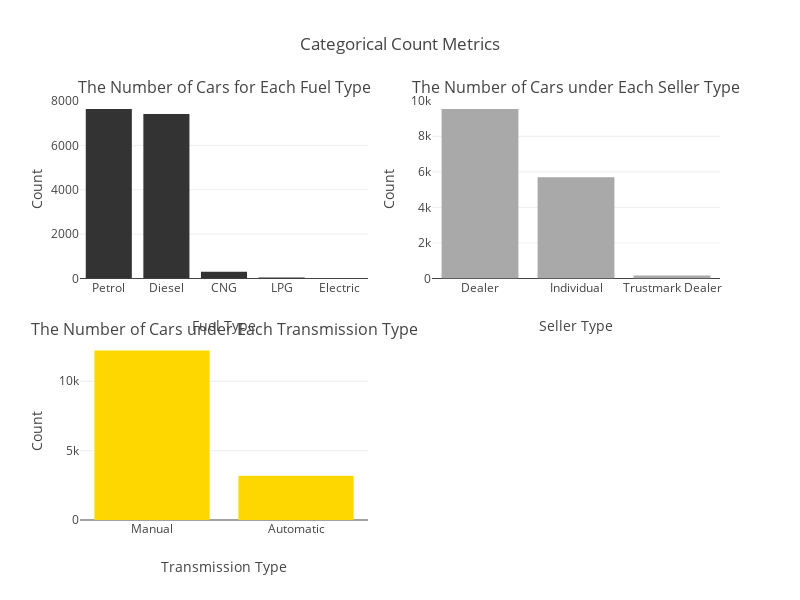

Write notebook code for a chart like this one.
### Markdown cell above
#### (ii) Categorical Features

### Code cell
def plot_categorical_counts(df, n, m):
    # Define the categories and their properties
    categories = [
        ('fuel_type', 'The Number of Cars for Each Fuel Type', 'Fuel Type'),
        ('seller_type', 'The Number of Cars under Each Seller Type', 'Seller Type'),
        ('transmission_type', 'The Number of Cars under Each Transmission Type', 'Transmission Type')
    ]

    # Create subplots based on the number of categories
    total_plots = len(categories)
    fig = make_subplots(
        rows=n, cols=m,
        subplot_titles=[title for _, title, _ in categories],
        vertical_spacing=0.15, horizontal_spacing=0.1
    )

    # Define the custom colors from the specified palette
    colors = ['#333333', '#A9A9A9', '#FFD700', '#001F3F']  # Charcoal, Gray, Gold, Deep Blue

    # Iterate over categories and add bar charts to subplots
    for i, (column, title, xlabel) in enumerate(categories):
        # Calculate counts and sort
        cat_df = df[column].value_counts().reset_index()
        cat_df.columns = [column, 'counts']

        # Determine the row and column position
        row, col = divmod(i, m)
        row += 1
        col += 1

        # Add the bar chart with explicit colors from the palette
        fig.add_trace(
            go.Bar(
                x=cat_df[column], 
                y=cat_df['counts'], 
                name=title,
                marker=dict(color=colors[i % len(colors)])  # Use colors from the palette
            ),
            row=row, col=col
        )

        # Update axis labels
        fig.update_xaxes(title_text=xlabel, row=row, col=col)
        fig.update_yaxes(title_text='Count', row=row, col=col)

    # Update layout dynamically based on the number of plots
    fig.update_layout(
        height=300 * n, width=400 * m,
        title_text='Categorical Count Metrics',
        showlegend=False,
        plot_bgcolor='white',  # Set background color
        paper_bgcolor='white'  # Set paper background color
    )

    # Show the figure
    fig.show()

# Call the function with your DataFrame
plot_categorical_counts(df, 2, 2)

### Figure 1 — Plotly figure (JSON) as saved in the notebook; plotly's stock layout.template omitted (floating-point values rounded to 4 significant figures)
{"data": [{"marker": {"color": "#333333"}, "name": "The Number of Cars for Each Fuel Type", "type": "bar", "x": ["Petrol", "Diesel", "CNG", "LPG", "Electric"], "xaxis": "x", "y": [7643, 7419, 301, 44, 4], "yaxis": "y"}, {"marker": {"color": "#A9A9A9"}, "name": "The Number of Cars under Each Seller Type", "type": "bar", "x": ["Dealer", "Individual", "Trustmark Dealer"], "xaxis": "x2", "y": [9539, 5699, 173], "yaxis": "y2"}, {"marker": {"color": "#FFD700"}, "name": "The Number of Cars under Each Transmission Type", "type": "bar", "x": ["Manual", "Automatic"], "xaxis": "x3", "y": [12225, 3186], "yaxis": "y3"}], "layout": {"annotations": [{"font": {"size": 16}, "showarrow": false, "text": "The Number of Cars for Each Fuel Type", "x": 0.225, "xanchor": "center", "xref": "paper", "y": 1, "yanchor": "bottom", "yref": "paper"}, {"font": {"size": 16}, "showarrow": false, "text": "The Number of Cars under Each Seller Type", "x": 0.775, "xanchor": "center", "xref": "paper", "y": 1, "yanchor": "bottom", "yref": "paper"}, {"font": {"size": 16}, "showarrow": false, "text": "The Number of Cars under Each Transmission Type", "x": 0.225, "xanchor": "center", "xref": "paper", "y": 0.425, "yanchor": "bottom", "yref": "paper"}], "height": 600, "paper_bgcolor": "white", "plot_bgcolor": "white", "showlegend": false, "title": {"text": "Categorical Count Metrics"}, "width": 800, "xaxis": {"anchor": "y", "domain": [0, 0.45], "title": {"text": "Fuel Type"}}, "xaxis2": {"anchor": "y2", "domain": [0.55, 1], "title": {"text": "Seller Type"}}, "xaxis3": {"anchor": "y3", "domain": [0, 0.45], "title": {"text": "Transmission Type"}}, "xaxis4": {"anchor": "y4", "domain": [0.55, 1]}, "yaxis": {"anchor": "x", "domain": [0.575, 1], "title": {"text": "Count"}}, "yaxis2": {"anchor": "x2", "domain": [0.575, 1], "title": {"text": "Count"}}, "yaxis3": {"anchor": "x3", "domain": [0, 0.425], "title": {"text": "Count"}}, "yaxis4": {"anchor": "x4", "domain": [0, 0.425]}}}
